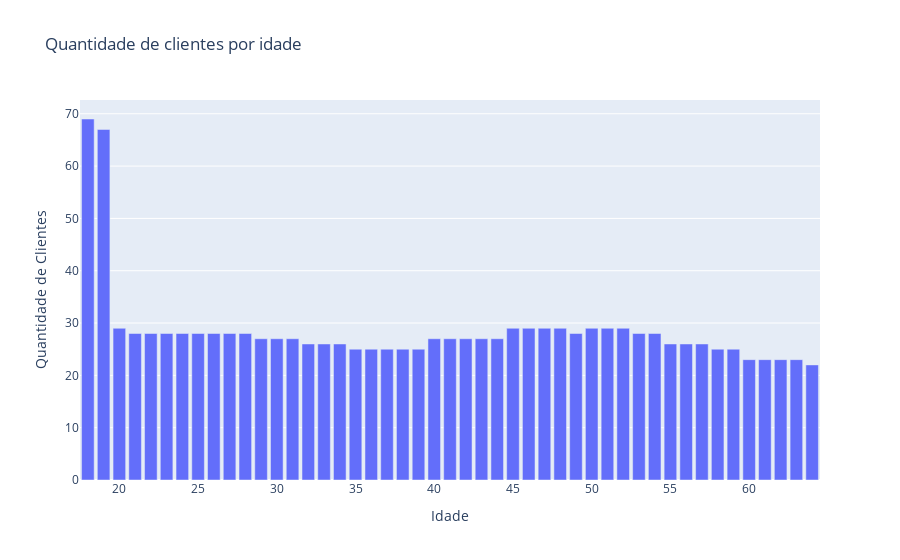

Here is the notebook cell this chart was saved with:
### Markdown cell above
- Idade

### Code cell
# Contagem de idade
idade_counts = df['idade'].value_counts().sort_index()

# Criando o gráfico de barras
fig = px.bar(x=idade_counts.index, 
             y=idade_counts.values, 
             labels={'x': 'Idade', 'y': 'Quantidade de Clientes'},
             title='Quantidade de clientes por idade', 
             template='plotly')


# Exibindo o gráfico
fig.show()

### Figure 1 — Plotly figure (JSON) as saved in the notebook; plotly's stock layout.template omitted (floating-point values rounded to 4 significant figures)
{"data": [{"alignmentgroup": "True", "hovertemplate": "Idade=%{x}<br>Quantidade de Clientes=%{y}<extra></extra>", "legendgroup": "", "marker": {"color": "#636efa", "pattern": {"shape": ""}}, "name": "", "offsetgroup": "", "orientation": "v", "showlegend": false, "textposition": "auto", "type": "bar", "x": [18, 19, 20, 21, 22, 23, 24, 25, 26, 27, 28, 29, 30, 31, 32, 33, 34, 35, 36, 37, 38, 39, 40, 41, 42, 43, 44, 45, 46, 47, 48, 49, 50, 51, 52, 53, 54, 55, 56, 57, 58, 59, 60, 61, 62, 63, 64], "xaxis": "x", "y": [69, 67, 29, 28, 28, 28, 28, 28, 28, 28, 28, 27, 27, 27, 26, 26, 26, 25, 25, 25, 25, 25, 27, 27, 27, 27, 27, 29, 29, 29, 29, 28, 29, 29, 29, 28, 28, 26, 26, 26, 25, 25, 23, 23, 23, 23, 22], "yaxis": "y"}], "layout": {"barmode": "relative", "legend": {"tracegroupgap": 0}, "title": {"text": "Quantidade de clientes por idade"}, "xaxis": {"anchor": "y", "domain": [0, 1], "title": {"text": "Idade"}}, "yaxis": {"anchor": "x", "domain": [0, 1], "title": {"text": "Quantidade de Clientes"}}}}
